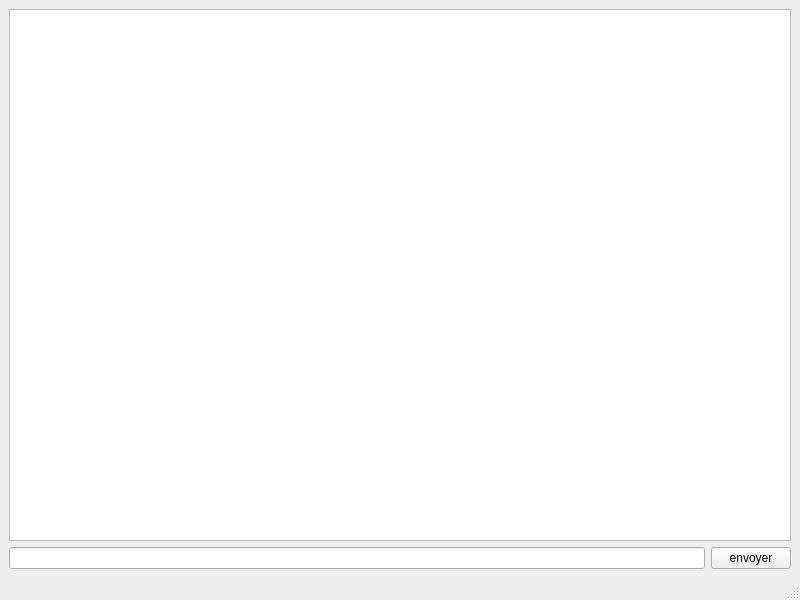
<?xml version="1.0" encoding="UTF-8"?>
<ui version="4.0">
 <class>MainWindow</class>
 <widget class="QMainWindow" name="MainWindow">
  <property name="geometry">
   <rect>
    <x>0</x>
    <y>0</y>
    <width>800</width>
    <height>600</height>
   </rect>
  </property>
  <property name="windowTitle">
   <string>MainWindow</string>
  </property>
  <widget class="QWidget" name="centralwidget">
   <layout class="QGridLayout" name="gridLayout">
    <item row="0" column="0" colspan="2">
     <widget class="QPlainTextEdit" name="plainTextEdit"/>
    </item>
    <item row="1" column="0">
     <widget class="QLineEdit" name="lineEdit"/>
    </item>
    <item row="1" column="1">
     <widget class="QPushButton" name="pushButton">
      <property name="text">
       <string>envoyer</string>
      </property>
     </widget>
    </item>
   </layout>
  </widget>
  <widget class="QMenuBar" name="menubar">
   <property name="geometry">
    <rect>
     <x>0</x>
     <y>0</y>
     <width>800</width>
     <height>21</height>
    </rect>
   </property>
  </widget>
  <widget class="QStatusBar" name="statusbar"/>
 </widget>
 <resources/>
 <connections/>
</ui>
